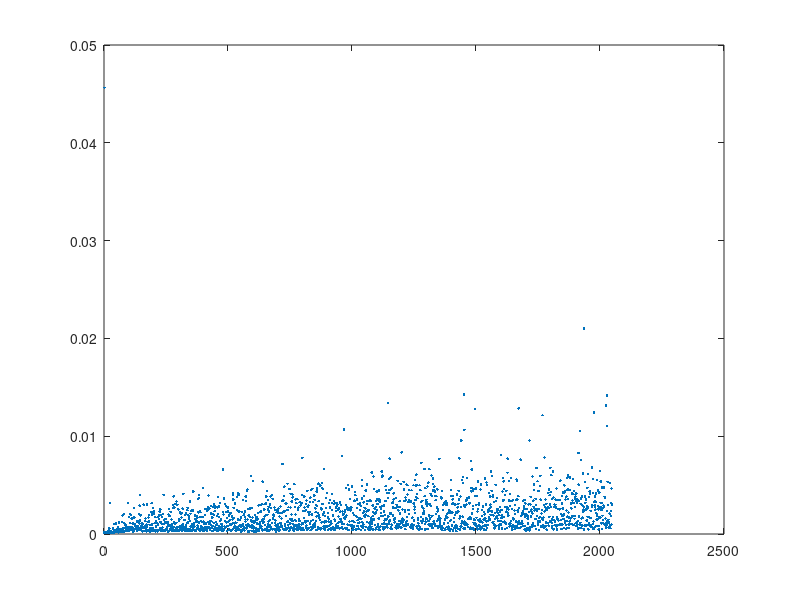

Here is the MATLAB script that generated this plot:
clear;clc;close all

N = 2048; fft_time = zeros(1,N);

for n = 1:1:N
  x = rand(1,n);
  t = clock; fft(x); fft_time(n) = etime(clock,t);
end

n = [1:1:N]; plot(n,fft_time,'.');
